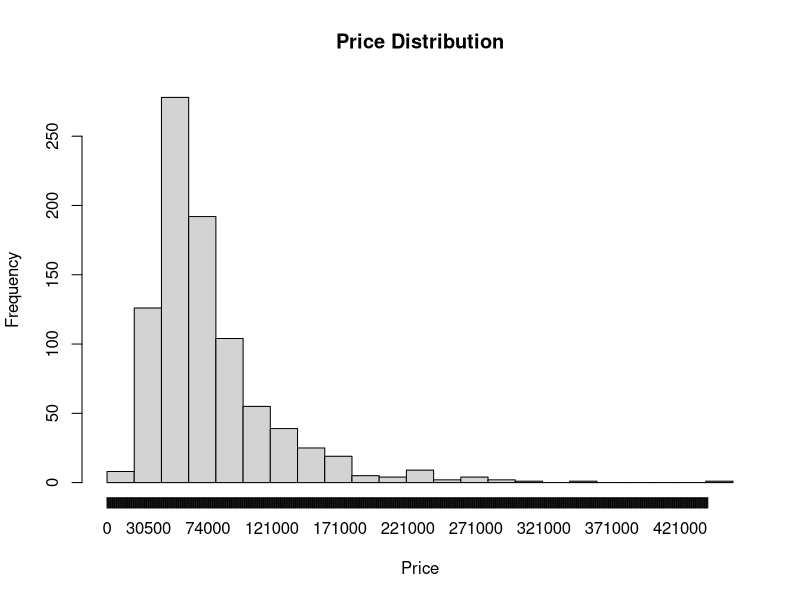
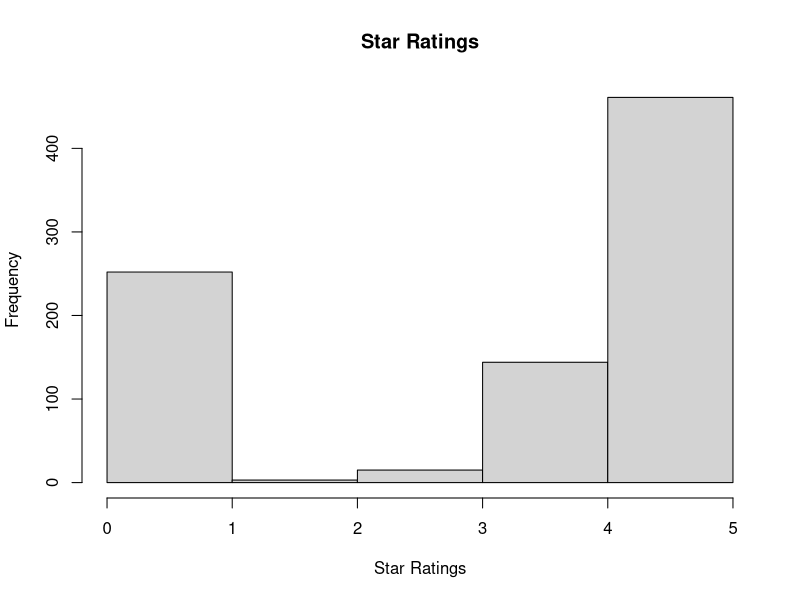

Here is the R script that generated these plots, in order:
## ---- chunk 1
data = read.csv("./Laptop_Data.csv")
any(is.na(data))
## ---- chunk 2
duplicates <- duplicated(data)
data <-  unique(data)
data
## ---- chunk 3
reference_price <- 73000
t_test_result <- t.test(data$latest_price, mu = reference_price)
print(t_test_result)
hist(data$latest_price, main = "Price Distribution", xlab = "Price", breaks = 20, xaxt = "n")
custom_breaks <- seq(0, max(data$latest_price), by = 500)
axis(1, at = custom_breaks, labels = custom_breaks)
## ---- chunk 4
reference_price <- 3.2
t_test_result <- t.test(data$star_rating, mu = reference_price)
print(t_test_result)
max_star_rating <- max(data$star_rating)
hist(data$star_rating, main = "Star Ratings", xlab = "Star Ratings", breaks = seq(0, max_star_rating, by = 1))
